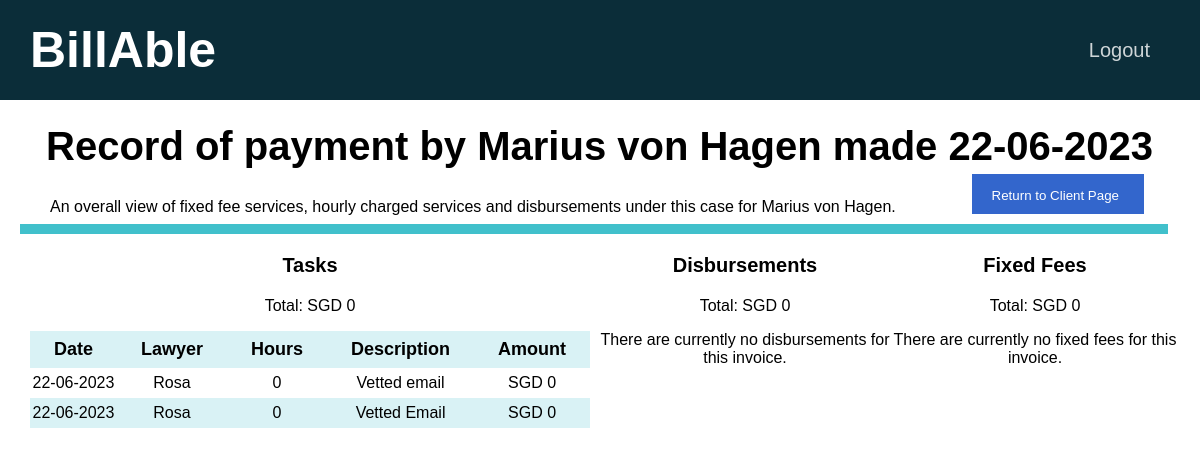
The page /cases/43 (signed in) on the database its author committed.
### tables this page shows
CREATE TABLE clients(id INTEGER PRIMARY KEY AUTOINCREMENT NOT NULL, name TEXT NOT NULL, email TEXT NOT NULL, in_progress INTEGER NOT NULL DEFAULT 0, payment_pending INTEGER NOT NULL DEFAULT 0, payment_received INTEGER NOT NULL DEFAULT 0, firm INTEGER NOT NULL DEFAULT 1);

CREATE TABLE timesheets(id INTEGER PRIMARY KEY AUTOINCREMENT NOT NULL, client_id INTEGER NOT NULL, status INTEGER NOT NULL, created DATETIME NOT NULL, firm INTEGER NOT NULL DEFAULT 1, invoice_generated DATETIME, invoice_paid DATETIME, FOREIGN KEY (client_id) REFERENCES clients(id), FOREIGN KEY (status) REFERENCES status_list(id));

CREATE TABLE tasks(id INTEGER PRIMARY KEY AUTOINCREMENT NOT NULL, user_id INTEGER NOT NULL, client_id INTEGER NOT NULL, timesheet_id INTEGER NOT NULL, datetime DATETIME NOT NULL, duration NUMERIC NOT NULL, description TEXT NOT NULL, amount NUMERIC NOT NULL, FOREIGN KEY (user_id) REFERENCES users(id), FOREIGN KEY (client_id) REFERENCES clients(id), FOREIGN KEY (timesheet_id) REFERENCES timesheets(id));

CREATE TABLE users (id INTEGER PRIMARY KEY AUTOINCREMENT NOT NULL, name TEXT NOT NULL, email TEXT NOT NULL, hash BLOB NOT NULL, firm INTEGER NOT NULL DEFAULT 1);

### app.py (the view)
@app.route("/cases/<id>", methods=["GET"])
@login_required
def timesheet(id):
    connection = sqlite3.connect("database.db")
    connection.row_factory = sqlite3.Row
    cursor = connection.cursor()
    timesheet = cursor.execute("SELECT * FROM timesheets WHERE id = ?", [id]).fetchone()
    client_id = timesheet["client_id"]
    user_id = session["user_id"]
    rel = cursor.execute("SELECT * FROM users_clients WHERE user_id = ? AND client_id = ?", [user_id, client_id]).fetchall()
    if len(rel) != 0:
        client = cursor.execute("SELECT * FROM clients WHERE id = ?", [client_id]).fetchone()
        rows = cursor.execute("SELECT * FROM tasks WHERE timesheet_id = ?", [id]).fetchall()
        tasks_total = cursor.execute("SELECT SUM(amount) FROM tasks WHERE timesheet_id = ?", [id]).fetchone()[0]
        tasks = []
        for row in rows:
            task = {}
            lawyer_info = cursor.execute("SELECT * FROM users WHERE id = ?", [row["user_id"]]).fetchone()
            task["lawyer"] = lawyer_info["name"]
            task["datetime"] = row["datetime"]
            task["description"] = row["description"]
            task["duration"] = row["duration"]
            task["amount"] = row["amount"]
            tasks.append(task)
        d_total = cursor.execute("SELECT SUM(amount) FROM disbursements WHERE timesheet_id = ?", [id]).fetchone()[0]
        d_rows = cursor.execute("SELECT * FROM disbursements WHERE timesheet_id = ?", [id]).fetchall()
        disbursements = []
        for d_row in d_rows:
            disbursement = {}
            disbursement["description"] = d_row["description"]
            disbursement["amount"] = d_row["amount"]
            disbursements.append(disbursement)
        fixed_total = cursor.execute("SELECT SUM(amount) FROM fixed_fee_charges WHERE timesheet_id = ?", [id]).fetchone()[0]
        fixed_rows = cursor.execute("SELECT * FROM fixed_fee_charges WHERE timesheet_id = ?", [id]).fetchall()
        fixed_fees = []
        for fixed_row in fixed_rows:
            fixed_fee = {}
            fee_type = fixed_row["fixed_fee"]
            fixed_fee["description"] = cursor.execute("SELECT * FROM fixed_fees WHERE id = ?", [fee_type]).fetchone()["description"]
            fixed_fee["amount"] = fixed_row["amount"]
            fixed_fees.append(fixed_fee)
        invoice_total = 0
        if tasks_total:
            invoice_total += tasks_total
        if d_total:
            invoice_total += d_total
        if fixed_total:
            invoice_total += fixed_total
        connection.close()
        return render_template("timesheet.html", timesheet=timesheet, client=client, tasks=tasks,
                               disbursements=disbursements,
                               fixed_fees=fixed_fees,
                               tasks_total=tasks_total,
                               d_total=d_total,
                               fixed_total=fixed_total,
                               invoice_total=invoice_total)
    else:
        return redirect(url_for("home"))

### helpers.py (called while the page is built)
def login_required(f):
    @wraps(f)
    def decorated_function(*args, **kwargs):
        if session.get("user_id") is None:
            return redirect("/login")
        return f(*args, **kwargs)
    return decorated_function

### templates/timesheet.html (shortened to what this page needs)
{% extends "layout.html" %}
{% block main %}
    <div class="container page-header" style="font-size: 40px;">
        {% if timesheet["status"] == 1 %}
            <b> Case for {{ client["name"] }} opened {{ timesheet["created"] }} </b>
        {% elif timesheet["status"] == 2 %}
            <b> Invoice for {{ client["name"] }} generated {{ timesheet["invoice_generated"] }} </b>
        {% else %}
            <b> Record of payment by {{ client["name"] }} made {{ timesheet["invoice_paid"] }} </b>
        {% endif %}
        <span style="float: right;">
            <button type="button" class="option-button primarybtn" id="newFixedFeeModalOpen">
                <a href="{{ url_for('client', id=client['id']) }}" class="button-link">
                    Return to Client Page
                </a>
            </button>
        </span>
    </div>
    <p class="tagline">
        An overall view of fixed fee services, hourly charged services and disbursements
        under this case for {{ client["name"] }}.
    </p>
    <hr class="tab-bar">
    <div class="tables-container">
        <div class="tasks">
            <p class="table-title">
                <b>Tasks</b>
            </p>
            <p class="fee">Total: SGD
                {% if tasks_total %}
                    {{ tasks_total }}
                {% else %}
                    0
                {% endif %}
            </p>
            {% if tasks %}
                <table class="table">
                    <thead>
                        <tr>
                            <th scope="col">Date</th>
                            <th scope="col">Lawyer</th>
                            <th scope="col">Hours</th>
                            <th scope="col">Description</th>
                            <th scope="col">Amount</th>
                        </tr>
                    </thead>
                    <tbody>
                        {% for task in tasks %}
                            <tr>
                                <td>{{ task["datetime"] }}</td>
                                <td>{{ task["lawyer"] }}</td>
                                <td>{{ task["duration"] }}</td>
                                <td>{{ task["description"] }}</td>
                                <td>SGD {{ task["amount"] }}</td>
                            </tr>
                        {% endfor %}
                    </tbody>
                </table>
            {% else %}
                There are currently no tasks in this timesheet.
            {% endif %}
        </div>
        <div class="disbursements">
            <p class="table-title">
                <b>Disbursements</b>
            </p>
            <p class="fee">Total: SGD
                {% if d_total %}
                    {{ d_total }}
                {% else %}
                    0
                {% endif %}
            </p>
            {% if disbursements %}
                <table class="table">
                    <thead>
                        <tr>
                            <th scope="col">Description</th>
                            <th scope="col">Amount</th>
                        </tr>
                    </thead>
                    <tbody>
                        {% for disbursement in disbursements %}
                            <tr>
                                <td>{{ disbursement["description"] }}</td>
                                <td>SGD {{ disbursement["amount"] }}</td>
                            </tr>
                        {% endfor %}
                    </tbody>
                </table>
            {% else %}
                There are currently no disbursements for this invoice.
            {% endif %}
        </div>
        <div class="fixed_fees">
            <p class="table-title">
                <b>Fixed Fees</b>
            </p>
            <p class="fee">Total: SGD
                {% if fixed_total %}
                    {{ fixed_total }}
                {% else %}
                    0
                {% endif %}
            </p>
            {% if fixed_fees %}
                <table class="table">
                    <thead>
                        <tr>
                            <th scope="col">Description</th>
                            <th scope="col">Amount</th>
                        </tr>
                    </thead>
                    <tbody>
                        {% for fee in fixed_fees %}
                            <tr>
                                <td>{{ fee["description"] }}</td>
                                <td>SGD {{ fee["amount"] }}</td>
                            </tr>
                        {% endfor %}
                    </tbody>
                </table>
            {% else %}
                There are currently no fixed fees for this invoice.
            {% endif %}
        </div>
    </div>
{% endblock %}

### static/styles.css (style rules this page uses)
body { font-family: Arial, Helvetica, sans-serif; margin: 0; overflow-x: hidden; }
table { margin-left: auto; margin-right: auto; border-collapse: collapse; }
th { font-size: 18px; padding-left: 24px; padding-right: 24px; padding-top: 8px; padding-bottom: 8px; border: none; }
thead th { background-color: #d9f2f5; }
tr { border: none; }
tr:nth-child(even) { background-color: #d9f2f5; }
td { border: none; padding-top: 6px; padding-bottom: 6px; }
button { border: none; }
a { color: #3366cc; text-decoration: none }
.tasks { float: left; width: 50%; height: 100%; text-align: center; }
.disbursements { float:left; width: 25%; height: 100%; text-align: center; }
.fixed_fees { float:left; width: 25%; height: 100%; text-align: center; }
.page-header { font-size: 40px; line-height: 40px; }
.tagline { margin-left: 30px; height: 10px; }
.table-title { font-size: 20px; text-align: center; }
.option-button { color: white; padding: 14px 20px; height: 40px; margin-left: 10px; margin-right: 10px; cursor: pointer; }
.tab-bar { background-color: #41c0cb; height: 10px; border: none; width: 99%; margin: 0; padding: 0; }
.button-link { color: #fff; margin-right: 5px; }
.primarybtn { background-color: #3366cc; }
.container { margin: 10px; padding: 16px; align-items: center; }

### rows shown on the page
clients: name "Marius von Hagen"
timesheets: invoice_paid "22-06-2023"
tasks: datetime "22-06-2023", description "Vetted email"
users: lawyer "Rosa" "Rosa"
tasks: datetime "22-06-2023", description "Vetted Email"

### other values the page prints
{{ task["duration"] }} "0" "0"
{{ task["amount"] }} "0" "0"
